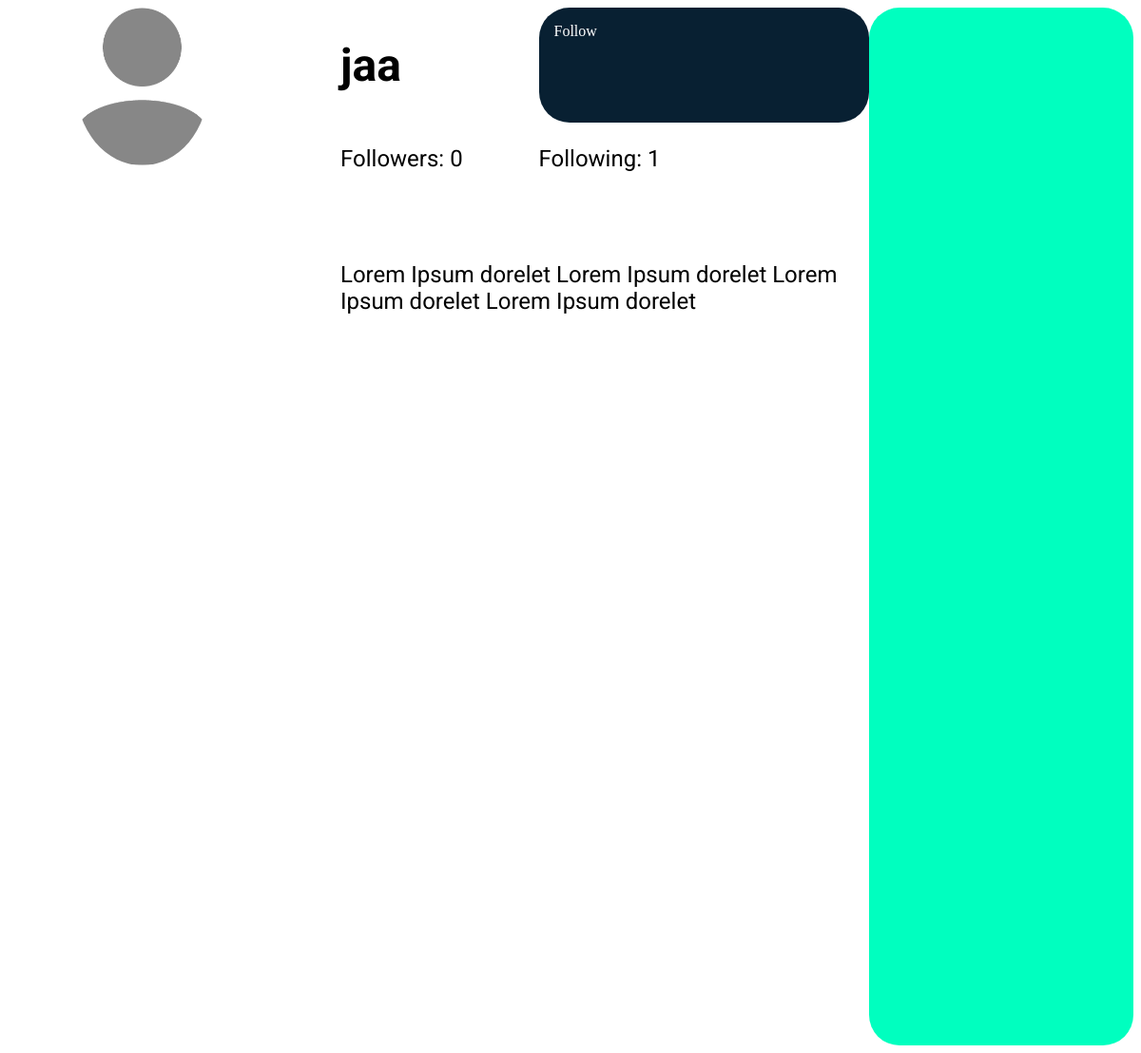
Page /profile/1 (signed in) on the committed database.
### user_profile/models.py (models this page shows, shortened)
class Profile(models.Model):
    user = models.OneToOneField(User, on_delete=CASCADE)
    bio = models.CharField(max_length=80, null=True)
    profile_image = models.ImageField(upload_to='profile_images', default='profile_images/default.svg')

### user_profile/views.py (the view)
# urls.py: path('', Home.as_view(), name='chat-home'),
class Home(View):
    template_name = 'profile/profile.html'
    def get(self, request, *args, **kwargs):
        context = {}
        try:
            profile_id = Profile.objects.get(user=request.user).id
        except TypeError:
            return redirect('login')
        if not kwargs.get('profile_id'):
            profile_id = Profile.objects.get(user=request.user).id
        else:
            profile_id = kwargs.get('profile_id')
        context['profile_id'] = profile_id
        current_profile = Profile.objects.get(id=profile_id)
        context['profile'] = current_profile
        request_user = Profile.objects.get(user=request.user)
        context['request_user'] = request_user
        image_posts = ImagePost.objects.all().filter(user=current_profile)
        context['image_posts'] = image_posts
        text_posts = TextPost.objects.annotate(total_likes=Count('likes')).filter(user=current_profile)
        context['text_posts'] = text_posts
        following_obj = Follower.objects.all()
        request_user_following = following_obj.filter(follower_user_id=request_user, following_user_id=current_profile)
        context['is_following'] = request_user_following
        followers = following_obj.filter(following_user_id=current_profile).count()
        context['followers'] = followers
        following = following_obj.filter(follower_user_id=current_profile).count()
        context['following'] = following
        return render(request, self.template_name, context)

### user_profile/templates/profile/profile.html (shortened to what this page needs)
{% extends "base.html" %}
{% load static %}
{% block head %}
<link rel="stylesheet" href="{% static 'css/profile/profile.css' %}">
{% endblock head %}
{% block body %}
<div class="main">
  <img class="user-profile-img" src="{{profile.profile_image.url}}" alt="">
  <h1 class="username">{{profile.user.username}}</h1>
  <p class="followers">Followers: {{followers}} </p>
  <p class="following">Following: {{following}}</p>
  {% if profile == request_user %}
  <a href="">
    <button class="settings-btn">Settings</button>
  </a>
  {% else %}
  {% if is_following %}
  <a class="unfollow-btn f-btn" href="{% url 'unfollow' follower=request_user.id following=profile.id  %}">
    Following
  </a>
  {% else %}
  <a class="follow-btn f-btn" href="{% url 'follow' follower=request_user.id following=profile.id  %}">
    Follow
  </a>
  {% endif %}
  {% endif %}
  <p class="bio">{{profile.bio}}</p>
</div>
<div class="image-posts">
</div>
<div class="text-posts">
</div>
{% endblock body %}

### static/css/profile/profile.css (style rules this page uses)
.image-posts { grid-area: iposts; display: grid; grid-template-columns: 1fr 1fr 1fr; column-gap: 2em; width: 18em; }
.text-posts { grid-area: tposts; display: grid; background-color: rgb(0, 255, 191); border-radius: 2em; font-family: 'Roboto', sans-serif; }
.main { grid-area: main; display: grid; grid-template-columns: 0.4fr .3fr .5fr; grid-template-rows: 1fr 1fr 1fr; grid-template-areas: "profile-image username follow-btn" "profile-image followers following" "profile-image bio bio"; min-height: 0; min-width: 0; }
.user-profile-img { grid-area: profile-image; width: 50%; border-radius: 100%; }
.f-btn { grid-area: follow-btn; color: white; text-decoration: none; background-color: #082032; font-weight: 100; font-family: 'Roboto Slab', serif; padding: 1em; border-radius: 2em; }
.bio { grid-area: bio; font-family: 'Roboto', sans-serif; font-size: 1.5rem; }
.followers { grid-area: followers; font-family: 'Roboto', sans-serif; font-size: 1.5rem; }
.following { grid-area: following; font-family: 'Roboto', sans-serif; font-size: 1.5rem; }
.username { grid-area: username; font-family: 'Roboto', sans-serif; font-size: 3rem; }

### rows in the picture
Profile: profile_image (placeholder picture), user.username "jaa", bio "Lorem Ipsum dorelet Lorem Ipsum dorelet Lorem Ipsum dorelet Lorem Ipsum dorelet"

### other values in the picture
{{ followers }} "0"
{{ following }} "1"
